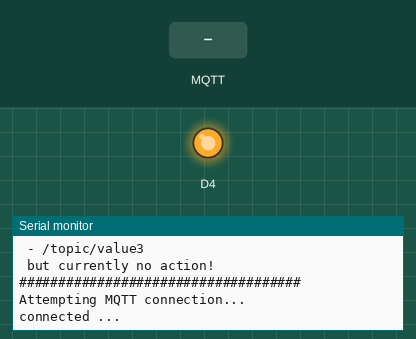
Simulated run of this program. Board: ESP8266 (Wemos D1 mini). On the bench: output pins drawn as LEDs (lit = HIGH), the last lines printed to the serial monitor. Inputs (shaded band) come from the test bench. WiFi joins after 1.5 s; servers stay silent unless stated; storage starts empty; random numbers use the default seed unless the program sets one; no MQTT or app messages arrive unless stated.

Above: at 2.7 s.
2.8 s: MQTT message "0" arrives on the first subscribed topic
At 3.7 s:
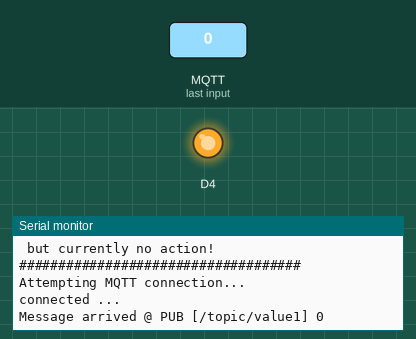
5.8 s: MQTT message "on" arrives on the first subscribed topic
At 7.0 s:
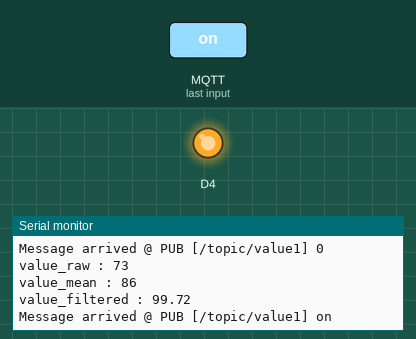
7.3 s: MQTT message "off" arrives on the first subscribed topic
At 8.4 s:
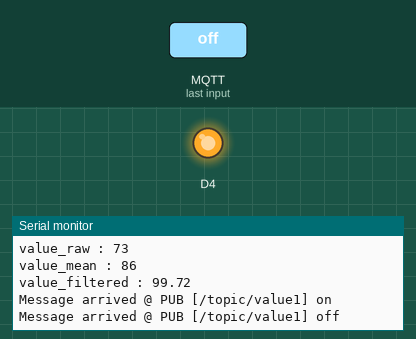

Measured:
- after the input at 2.8 s, the serial monitor: prints a new line at once (image 1)
- after the input at 5.8 s, the serial monitor: prints a new line at once (image 2)
- after the input at 7.3 s, the serial monitor: prints a new line at once (image 3)

The program:

main.cpp
```cpp
#include <Arduino.h>

#include <LittleFS.h>                   //this needs to be first, or it all crashes and burns...

#include <ESP8266WiFi.h>          //https://github.com/esp8266/Arduino

//needed for library
#include <DNSServer.h>
#include <ESP8266WebServer.h>
#include <WiFiManager.h>          //https://github.com/tzapu/WiFiManager

// needed for OTA & MQTT
#include <ArduinoOTA.h>
#include <PubSubClient.h>

#include <ArduinoJson.h>          //https://github.com/bblanchon/ArduinoJson

//define your default values here, if there are different values in config.json, they are overwritten.
char mqtt_server[40] = "192.168.178.21";
char mqtt_port[6] = "1883";

//Project name
char WifiApName[40]     = "Wifi_EspAP_Sensor";
char MQTTClientName[40] = "Wifi_MQTTSensor";
char OtaClientName[40]  = "Wifi_OTASensor";


// MQTT
const char* pup_alive                 = "/topic/active";
const char* pup_SensorValueRaw        = "/topic/sensorRaw";
const char* pup_SensorValueMean       = "/topic/sensorMean";
const char* pup_SensorValueFiltered   = "/topic/sensorFiltered";


const char* sub_value1        = "/topic/value1";
const char* sub_value2        = "/topic/value2";
const char* sub_value3        = "/topic/value3";

#define INTERVALL 5000
#define SENSOR_MAX 200
#define RATIO 0.98

long lastMsg = 0;

int value           = 0;
int valueMean       = SENSOR_MAX/2;
float valueFiltered = SENSOR_MAX/2;

boolean state = false;

// WIFI
WiFiClient espClient;
PubSubClient client(espClient);


//flag for saving data
bool shouldSaveConfig = false;

//callback notifying us of the need to save config
void saveConfigCallback () {
  Serial.println("Should save config");
  shouldSaveConfig = true;
}


// OTA setup function:
void OTA_setup (void)
{
  // Ergänzung OTA
  // Port defaults to 8266
  ArduinoOTA.setPort(8266);

  // Hostname defaults to esp8266-[ChipID]
  ArduinoOTA.setHostname("WemosD1_virtual_Sensor");

  // No authentication by default
  ArduinoOTA.setPassword((const char *)"admin");

  ArduinoOTA.onStart([]() {
    Serial.println("Start");
  });
  ArduinoOTA.onEnd([]() {
    Serial.println("\nEnd");
  });
  ArduinoOTA.onProgress([](unsigned int progress, unsigned int total) {
    Serial.printf("Progress: %u%%\r", (progress / (total / 100)));
  });
  ArduinoOTA.onError([](ota_error_t error) {
    Serial.printf("Error[%u]: ", error);
    if (error == OTA_AUTH_ERROR) Serial.println("Auth Failed");
    else if (error == OTA_BEGIN_ERROR) Serial.println("Begin Failed");
    else if (error == OTA_CONNECT_ERROR) Serial.println("Connect Failed");
    else if (error == OTA_RECEIVE_ERROR) Serial.println("Receive Failed");
    else if (error == OTA_END_ERROR) Serial.println("End Failed");
  });
  ArduinoOTA.begin();

  Serial.println("Ready");
  Serial.print("IP address: ");
  Serial.println(WiFi.localIP());
}

// MQTT callback function:
void MQTTcallback(char* topic, byte* payload, unsigned int length) {
  Serial.print("Message arrived @ PUB [");
  Serial.print(topic);
  Serial.print("] ");
  for (unsigned int i = 0; i < length; i++) {
    Serial.print((char)payload[i]);
  }
  Serial.println();

  if (strcmp(topic, sub_value1) == 0) {
    if ((char)payload[0] == '0')
      state = false;
    else
      state = true;
  }

  if (strcmp(topic, sub_value2) == 0) {
  }

  if (strcmp(topic, sub_value3) == 0) {
  }
}


// RECONNECT MQTT Server
void reconnect() {
  // Loop until we're reconnected
  while (!client.connected()) {
    Serial.println("Attempting MQTT connection...");
    // Attempt to connect
    if (client.connect(MQTTClientName)) {

      client.subscribe(sub_value1); client.loop();
      client.subscribe(sub_value2); client.loop();
      client.subscribe(sub_value3); client.loop();

      Serial.println("connected ...");
    } else {
      Serial.print("failed, rc=");
      Serial.print(client.state());
      Serial.println(" try again in 5 seconds");
      // Wait 5 seconds before retrying
      delay(5000);
    }
  }
}

void setup() {
  // put your setup code here, to run once:
  Serial.begin(115200);
  Serial.println();

  // OUTPUT Definition !
  pinMode(D4, OUTPUT);
  digitalWrite(D4, LOW);

  //clean FS, for testing
  //LittleFS.format();

  //read configuration from FS json
  Serial.println("mounting FS...");

  if (LittleFS.begin()) {
    Serial.println("mounted file system");
    if (LittleFS.exists("/config.json")) {
      //file exists, reading and loading
      Serial.println("reading config file");
      File configFile = LittleFS.open("/config.json", "r");
      if (configFile) {
        Serial.println("opened config file");
        size_t size = configFile.size();
        // Allocate a buffer to store contents of the file.
        std::unique_ptr<char[]> buf(new char[size]);

        configFile.readBytes(buf.get(), size);
        DynamicJsonBuffer jsonBuffer;
        JsonObject& json = jsonBuffer.parseObject(buf.get());
        json.printTo(Serial);
        if (json.success()) {
          Serial.println("\nparsed json");

          strcpy(mqtt_server, json["mqtt_server"]);
          strcpy(mqtt_port, json["mqtt_port"]);

        } else {
          Serial.println("failed to load json config");
        }
        configFile.close();
      }
    }
  } else {
    Serial.println("failed to mount FS");
  }
  //end read

  // The extra parameters to be configured (can be either global or just in the setup)
  // After connecting, parameter.getValue() will get you the configured value
  // id/name placeholder/prompt default length
  WiFiManagerParameter custom_mqtt_server("server", "mqtt server", mqtt_server, 40);
  WiFiManagerParameter custom_mqtt_port("port", "mqtt port", mqtt_port, 6);

  //WiFiManager
  //Local intialization. Once its business is done, there is no need to keep it around
  WiFiManager wifiManager;

  //set config save notify callback
  wifiManager.setSaveConfigCallback(saveConfigCallback);

  //set static ip
  //wifiManager.setSTAStaticIPConfig(IPAddress(10,0,1,99), IPAddress(10,0,1,1), IPAddress(255,255,255,0));

  //add all your parameters here
  wifiManager.addParameter(&custom_mqtt_server);
  wifiManager.addParameter(&custom_mqtt_port);

  //reset settings - for testing
  //wifiManager.resetSettings();

  //set minimu quality of signal so it ignores AP's under that quality
  //defaults to 8%
  //wifiManager.setMinimumSignalQuality();

  //sets timeout until configuration portal gets turned off
  //useful to make it all retry or go to sleep
  //in seconds
  //wifiManager.setTimeout(120);

  //fetches ssid and pass and tries to connect
  //if it does not connect it starts an access point with the specified name
  //here  "AutoConnectAP"
  //and goes into a blocking loop awaiting configuration
  //if (!wifiManager.autoConnect("WEMOS D1", "password")) {
  if (!wifiManager.autoConnect(WifiApName)) {
    Serial.println("failed to connect and hit timeout");
    delay(3000);
    //reset and try again, or maybe put it to deep sleep
    ESP.reset();
    delay(5000);
  }

  //if you get here you have connected to the WiFi
  Serial.println("connected...yeey :)");

  //read updated parameters
  strcpy(mqtt_server, custom_mqtt_server.getValue());
  strcpy(mqtt_port, custom_mqtt_port.getValue());


  //save the custom parameters to FS
  if (shouldSaveConfig) {
    Serial.println("saving config");
    DynamicJsonBuffer jsonBuffer;
    JsonObject& json = jsonBuffer.createObject();
    json["mqtt_server"] = mqtt_server;
    json["mqtt_port"] = mqtt_port;


    File configFile = LittleFS.open("/config.json", "w");
    if (!configFile) {
      Serial.println("failed to open config file for writing");
    }

    json.printTo(Serial);
    json.printTo(configFile);
    configFile.close();
    //end save
  }

  Serial.println("local ip");
  Serial.println(WiFi.localIP());

  // OTA starts here!

  OTA_setup();

  // MQTT - Connection:
  client.setServer(mqtt_server, 1883);
  client.setCallback(MQTTcallback);


  Serial.println();
  Serial.println("####################################");
  Serial.println();

  Serial.println("MQTT settings / topics:");
  Serial.println();

  Serial.println(" Device will publish: ");
  Serial.println(" - /topic/active");
  Serial.println(" - /topic/sensorRaw");
  Serial.println(" - /topic/sensorMean");
  Serial.println(" - /topic/sensorFiltered");
  Serial.println();

  Serial.println(" Device subsciptes: ");
  Serial.println(" - /topic/value1");
  Serial.println(" - /topic/value2");
  Serial.println(" - /topic/value3");
  Serial.println(" but currently no action!");
  Serial.println();
  Serial.println("####################################");
  Serial.println();

  digitalWrite(D4, HIGH);
}

void loop() {
  // MQTT connect
  if (!client.connected()) {
    reconnect();}
  client.loop();

  // OTA handler !
  ArduinoOTA.handle();

  // put your main code here, to run repeatedly:
  long now = millis();

  if (now - lastMsg > INTERVALL) {
    lastMsg = now;
    do {
      value = random(SENSOR_MAX);
    } while (abs(value - valueMean) > SENSOR_MAX/4);
    Serial.print("value_raw : "); Serial.println(value);

    client.publish(pup_SensorValueRaw, String(value).c_str());
      valueMean = (value + valueMean)/2;
    Serial.print("value_mean : "); Serial.println(valueMean);
    client.publish(pup_SensorValueMean, String(valueMean).c_str());

    valueFiltered = valueFiltered * RATIO + (1-RATIO) * valueMean;
    Serial.print("value_filtered : "); Serial.println(valueFiltered); Serial.println();

    client.publish(pup_SensorValueFiltered, String((int)valueFiltered).c_str());

    client.publish(pup_alive, "Hello World!");
  }
}
```
